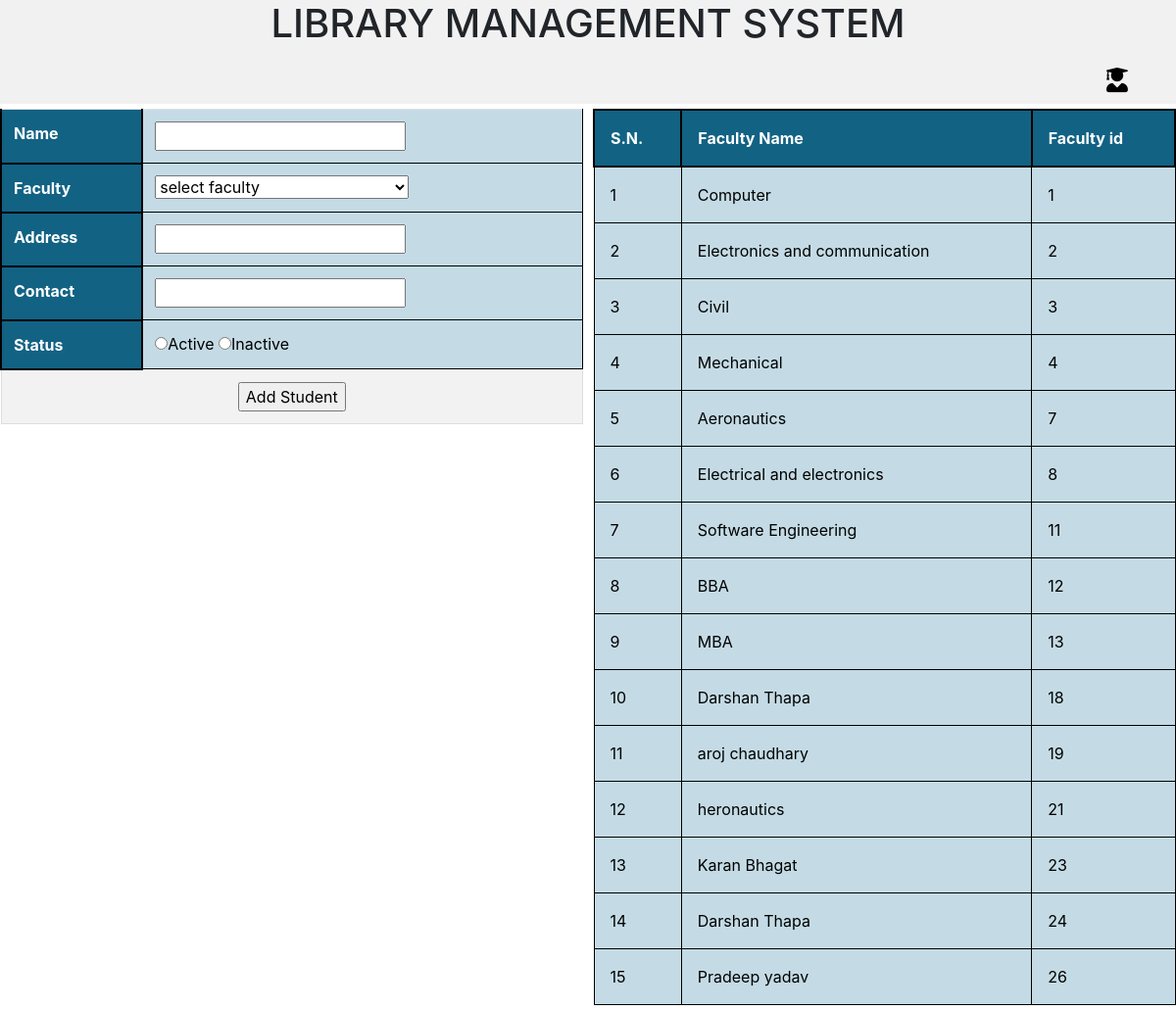
Screenshot of /studentAdd.php (signed in) with the database file from the repository.
### tables this page shows
CREATE TABLE `faculty` (
  `id` int(11) NOT NULL,
  `name` varchar(250) NOT NULL
);

### studentAdd.php (the view, shortened to what this page needs)
<?php
require_once("includes/config.php");
?>
<?php
$SQL="select * from faculty";
$RESULT=mysqli_query($connection,$SQL);
?>
<!DOCTYPE html>
<html>
<head>
	<link rel="stylesheet" href="https://stackpath.bootstrapcdn.com/bootstrap/4.1.3/css/bootstrap.min.css">
    <link rel="stylesheet" href="https://use.fontawesome.com/releases/v5.3.1/css/all.css">
  </head>
 <body>
	<header id="header">
    <H1 style="text-align:center">LIBRARY MANAGEMENT SYSTEM</H1>
    <nav id="navbar">
    <a href="index.php"><i class="fas fa-user-graduate"></i></a>
    </nav>
  </header>
 <div class="row">
 <div class="column">
<form method="post" >
	<table class="table table-bodered">
		<tr>
			<th class="tablehead">Name</th>
			<td class="tbody"><input type="text" name="name" required="required" ></td>
		</tr>
		<tr>
			<th class="tablehead">Faculty</th>
			<td class="tbody">
				<select  name="faculty_id">
					<option>select faculty</option>
				</select>
			</td>
		</tr>
		<tr>
			<th class="tablehead">Address</th>
			<td class="tbody"><input type="text" name="address"></td>
		</tr>
		<tr>
			<th class="tablehead">Contact</th>
			<td class="tbody"><input type="text" name="contact_no"></td>
		</tr>
		<tr>
			<th class="tablehead">Status</th>
			<td class="tbody"><input type="radio" name="is_active" value="1">Active
				<input type="radio" name="is_active" value="0">Inactive</td>
		</tr>
		<tr>
			<th colspan="2" style="text-align: center;"><input type="submit" name="submit" value="Add Student"></th>
		</tr>
</table>
</form>
</div>
	<div class="column">
		<table><tr>
			<td class="tablehead">S.N.</td>
			<td class="tablehead">Faculty Name</td>
			<td class="tablehead">Faculty id</td>
		</tr>
		 <?php
       $i=1;
       while($ROW= mysqli_fetch_assoc($RESULT))
       {
     ?>
	   <tr>
		<td class="tbody"><?php echo $i?></td>
		<td class="tbody"><?php echo $ROW['name']?></td>
		<td class="tbody"><?php echo $ROW['id']?></td>
	 <?php
       $i++;
      }
     ?>
		</table>
	</div>
	</div>
</body>
</html>

### studentAdd.php (style rules this page uses)
#header { background-color: #f1f1f1; width: 100%; }
#navbar { margin: 0; width: 100%; overflow: hidden; height: 50px; }
#navbar a { display: inline-block; text-align: center; float: right; width: 120px; height: 50px; color: #000; transition: 0.5s; text-decoration: none; padding-top: 8px; font-size: 25px; }
* { box-sizing: border-box; }
.row { margin-left:-5px; margin-right:-5px; }
.column { float: left; width: 50%; padding: 5px; }
.row::after { content: ""; clear: both; display: table; }
td { border: 1px solid #000; text-align: left; padding: 16px; }
.tablehead { font-weight: bolder; border: 2px solid #000; background-color: #126284; color: #fff; }
.tbody { background-color: #C4DBE5; color: #000000; }
table { border-collapse: collapse; border-spacing: 0; width: 100%; border: 1px solid #ddd; }
tr:nth-child(even) { background-color: #f2f2f2; }

### rows the page displays
faculty: name "Computer", id "1"
faculty: name "Electronics and communication", id "2"
faculty: name "Civil", id "3"
faculty: name "Mechanical", id "4"
faculty: name "Aeronautics", id "7"
faculty: name "Electrical and electronics", id "8"
faculty: name "Software Engineering", id "11"
faculty: name "BBA", id "12"
faculty: name "MBA", id "13"
faculty: name "Darshan Thapa", id "18"
faculty: name "aroj chaudhary", id "19"
faculty: name "heronautics", id "21"
faculty: name "Karan Bhagat", id "23"
faculty: name "Darshan Thapa", id "24"
faculty: name "Pradeep yadav", id "26"
